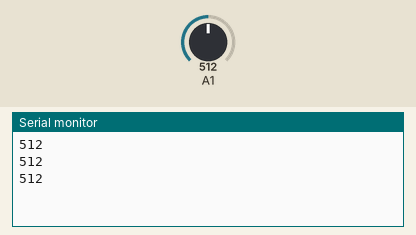
Recording of a sketch running on a simulated Arduino Uno, built for the host (arithmetic inside an expression is 32-bit, double 64-bit). Parts: the last lines printed to the serial monitor. The test bench sets the inputs (shaded band); at power-on: A1 = 512.

Above: at 1.3 s.
1.4 s: A1 set to 716
At 1.9 s:
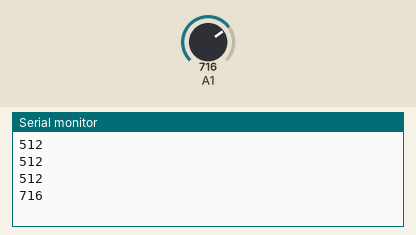
2.9 s: A1 set to 900
At 3.4 s:
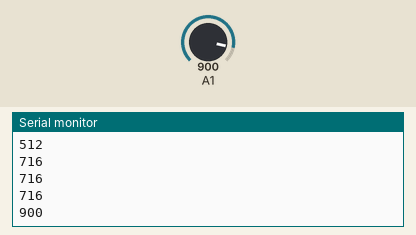
Timing chart, 0 to 5.9 s (numbered marks = the images above; inputs shaded):
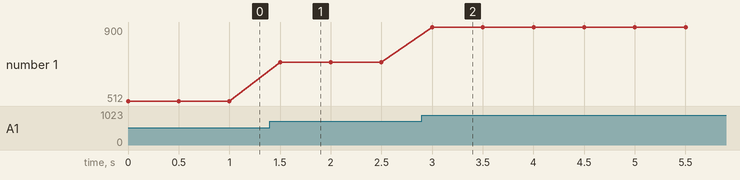

Measured:
- after the input at 1.4 s, the serial monitor: prints a new line after 0.10 s (image 1)
- after the input at 2.9 s, the serial monitor: prints a new line after 0.10 s (image 2)
- plotted number 1: 512 → 716 after the input at 1.4 s, 716 → 900 after the input at 2.9 s

The sketch:

adc_register_polling.ino
```cpp
const byte adcPin = 0;  // A0
const byte adcOutput = 1;
bool working;

void setup() {
 // put your setup code here, to run once:
 Serial.begin(9600);
 ADMUX |= (1 << REFS0); //Ref V
 ADMUX |= (1 << MUX0); //Input Channel ADC1(PortC1)
 ADCSRA |= (1 << ADEN); //Enable the ADC
 ADCSRA |= (1 << ADSC); //Start Conversion
 ADCSRA |= (1 << ADATE); //Enable Auto trigger
 ADCSRA |= (1 << ADIE); //Enable interrupt
 //Prescaler
 ADCSRA |= (1 << ADPS2);
 ADCSRA |= (1 << ADPS1);
}
void loop ()
  {
  if (!working)
    {
    bitSet (ADCSRA, ADSC);  // start a conversion
    working = true;
    }

  // the ADC clears the bit when done
  if (bit_is_clear(ADCSRA, ADSC))
    {
    int value = ADC;  // read result
    working = false;
    Serial.println (value);
    delay (500);
    }

  }  // end of loop
```
